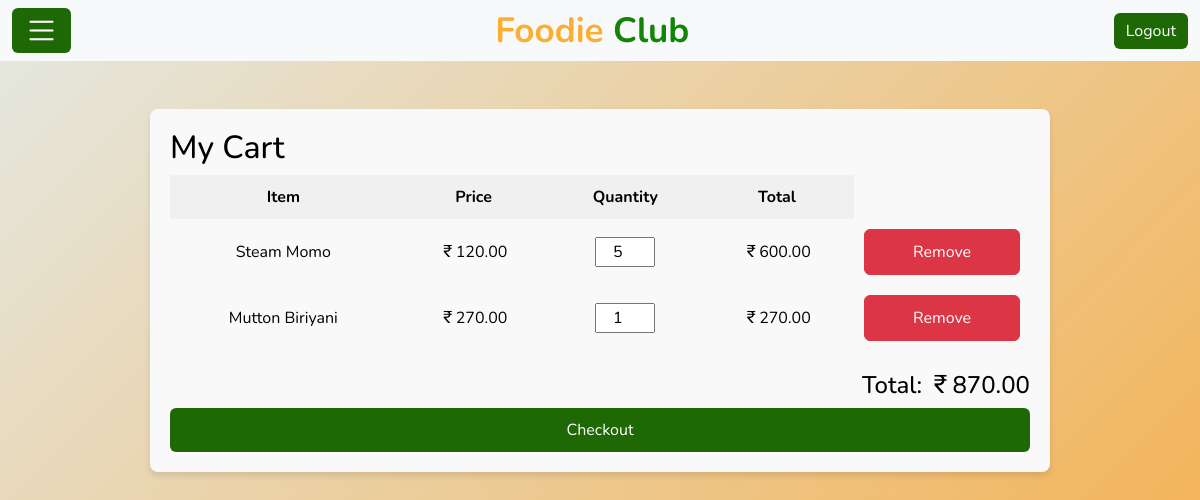
The app's page /cart/ (signed in) with its own data.
### Customer/models.py (models this page shows, shortened)
class Cart(models.Model):
    cust_email=models.EmailField(default=" ")
    product_name = models.CharField(max_length=255)
    price = models.DecimalField(max_digits=10, decimal_places=2)
    quantity = models.PositiveIntegerField(default=1)
    total_price = models.DecimalField(max_digits=10, decimal_places=2)
    created_at = models.DateTimeField(auto_now_add=True)

### Customer/views.py (the view)
# urls.py: path('cart/', views.cart_view, name='cart_view'),
def cart_view(request):
    email=request.session.get('email')
    cart_items = Cart.objects.filter(cust_email=email)
    total = sum(item.total_price for item in cart_items)
    return render(request, 'Order_cart.html', {'cart_items': cart_items, 'total': total})

### templates/Order_cart.html (shortened to what this page needs)
<!DOCTYPE html>
<html lang="en">
<head>
    {%load static%}
    <link href="https://cdn.jsdelivr.net/npm/bootstrap@5.3.0-alpha3/dist/css/bootstrap.min.css" rel="stylesheet">
    <link rel="stylesheet" href="https://cdn.jsdelivr.net/npm/bootstrap-icons@1.11.3/font/bootstrap-icons.min.css">
</head>
<body>
    <div class="navbar navbar-expand-lg bg-light navbar-light">
        <div class="container-fluid">
            <a class="btn btn-primary navbar-brand" data-bs-toggle="offcanvas" href="#offcanvasExample" role="button" aria-controls="offcanvasExample"><i class="bi bi-list" style="color: white;"></i></a>
            <a href="/" class="navbar-brand">Foodie <span>Club</span></a>
            <a href="/logout"><button type="button" class="btn btn-primary">
                Logout
            </button></a>
        </div>
    </div>
    <div class="container d-flex justify-content-center mt-5">
        <div class="cart-card">
            <h2>My Cart</h2>
            <table class="cart-table">
                <thead>
                  <tr>
                    <th>Item</th>
                    <th>Price</th>
                    <th>Quantity</th>
                    <th>Total</th>
                  </tr>
                </thead>
                <tbody>
                    {% for item in cart_items %}
                    <tr id="item-{{ item.id }}">
                      <td>{{ item.product_name }}</td>
                      <td><i class="bi bi-currency-rupee"></i>{{ item.price }}</td>
                      <td>
                        <input type="number" value="{{ item.quantity }}" min="1" onchange="updateCart({{ item.id }}, this.value)" />
                      </td>
                      <td><i class="bi bi-currency-rupee"></i>{{ item.total_price }}</td>
                      <td>
                        <button class="btn btn-danger"  onclick="removeFromCart({{item.id}})">Remove</button>
                      </td>
                    </tr>
                    {% endfor %}
                  </tbody>
                </table>
                <h4 style="text-align: end;">Total: <i class="bi bi-currency-rupee"></i><span id="total">{{ total }}</span></h4>
                <a href="/payment/"><button class="btn btn-primary">Checkout</button></a>
              </div>
        </div>
</body>
</html>

### templates/Order_cart.html (style rules this page uses)
body { color: black; margin: 0; font-family: 'Nunito', sans-serif; height: 100vh; background: linear-gradient(135deg, rgba(221, 227, 220, 0.8), rgba(245, 167, 57, 0.947)); }
.btn-primary { background-color: #1e6905; border: none; }
.navbar .navbar-brand { margin: 0; color: #fbaf32; font-size: 35px; line-height: 0px; font-weight: 700; font-family: 'Nunito', sans-serif; transition: .5s; }
.navbar .navbar-brand span { color: #128408; }
.cart-card { background-color: #f9f9f9; padding: 20px; border-radius: 8px; box-shadow: 0px 4px 6px rgba(0, 0, 0, 0.1); width: 100%; max-width: 900px; margin: 0 auto; }
.cart-table { width: 100%; border-collapse: collapse; margin-bottom: 20px; }
.cart-table th, .cart-table td { padding: 10px; text-align: center; }
.cart-table th { background-color: #f0f0f0; }
.cart-table input { width: 60px; text-align: center; }
.cart-card button { width: 100%; padding: 10px; font-size: 16px; }

### records on screen
Cart: product_name "Steam Momo", price "120.00", quantity "5", total_price "600.00"
Cart: product_name "Mutton Biriyani", price "270.00", quantity "1", total_price "270.00"

### other values on screen
{{ total }} "870.00"
